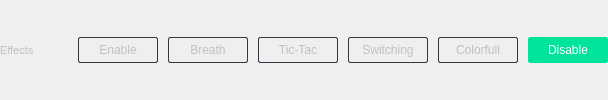
              <widget class="QFrame" name="frm_effcts">
               <property name="minimumSize">
                <size>
                 <width>0</width>
                 <height>30</height>
                </size>
               </property>
               <property name="frameShape">
                <enum>QFrame::NoFrame</enum>
               </property>
               <property name="frameShadow">
                <enum>QFrame::Plain</enum>
               </property>
               <property name="lineWidth">
                <number>0</number>
               </property>
               <layout class="QHBoxLayout" name="horizontalLayout_2">
                <property name="spacing">
                 <number>10</number>
                </property>
                <property name="leftMargin">
                 <number>0</number>
                </property>
                <property name="topMargin">
                 <number>0</number>
                </property>
                <property name="rightMargin">
                 <number>0</number>
                </property>
                <property name="bottomMargin">
                 <number>0</number>
                </property>
                <item>
                 <widget class="QLabel" name="lbl_effct_txt">
                  <property name="minimumSize">
                   <size>
                    <width>0</width>
                    <height>0</height>
                   </size>
                  </property>
                  <property name="maximumSize">
                   <size>
                    <width>16777215</width>
                    <height>16777215</height>
                   </size>
                  </property>
                  <property name="font">
                   <font>
                    <family>Tahoma</family>
                    <pointsize>8</pointsize>
                    <stylestrategy>PreferAntialias</stylestrategy>
                    <kerning>true</kerning>
                   </font>
                  </property>
                  <property name="styleSheet">
                   <string notr="true">color: silver;</string>
                  </property>
                  <property name="text">
                   <string>Effects</string>
                  </property>
                 </widget>
                </item>
                <item>
                 <spacer name="horizontalSpacer_5">
                  <property name="orientation">
                   <enum>Qt::Horizontal</enum>
                  </property>
                  <property name="sizeType">
                   <enum>QSizePolicy::Fixed</enum>
                  </property>
                  <property name="sizeHint" stdset="0">
                   <size>
                    <width>34</width>
                    <height>0</height>
                   </size>
                  </property>
                 </spacer>
                </item>
                <item>
                 <widget class="QPushButton" name="pshBttn_lghtnng_static">
                  <property name="minimumSize">
                   <size>
                    <width>80</width>
                    <height>26</height>
                   </size>
                  </property>
                  <property name="maximumSize">
                   <size>
                    <width>80</width>
                    <height>26</height>
                   </size>
                  </property>
                  <property name="font">
                   <font>
                    <family>Tahoma</family>
                    <pointsize>9</pointsize>
                    <stylestrategy>PreferAntialias</stylestrategy>
                   </font>
                  </property>
                  <property name="focusPolicy">
                   <enum>Qt::NoFocus</enum>
                  </property>
                  <property name="styleSheet">
                   <string notr="true">QPushButton {
	background-color: transparent;
	color: silver;
	padding: 5px 5px;
	border-color: #333742;
	border-style: solid;
	border-width: 1px;
	border-radius: 2px;
}
QPushButton:checked {
	background-color: #00E39B;
	color: white;
	border-color: #00E39B;
}
QPushButton:pressed {
	background-color: #00E39B;
	color: white;
	border-color: #00E39B;
}
QPushButton:disabled {
	color: #454950;
	border-color: #2b3139;
}
QPushButton:hover {
	border-color: #494d55;
}
QPushButton:checked:hover {
	background-color: #00E39B;
	color: white;
	border-color: #00E39B;
}
QPushButton:pressed:hover {
	background-color: #00E39B;
	color: white;
	border-color: #00E39B;
}
QPushButton:focus {
   outline: none;
}</string>
                  </property>
                  <property name="text">
                   <string>Enable</string>
                  </property>
                  <property name="icon">
                   <iconset resource="images.qrc">
                    <normaloff>:/images/icons/lightning/icon_enable_unchecked.png</normaloff>
                    <activeon>:/images/icons/lightning/icon_enable_checked.png</activeon>
                    <selectedoff>:/images/icons/lightning/icon_enable_unchecked.png</selectedoff>
                    <selectedon>:/images/icons/lightning/icon_enable_checked.png</selectedon>:/images/icons/lightning/icon_enable_unchecked.png</iconset>
                  </property>
                  <property name="checkable">
                   <bool>true</bool>
                  </property>
                  <property name="autoExclusive">
                   <bool>true</bool>
                  </property>
                 </widget>
                </item>
                <item>
                 <widget class="QPushButton" name="pshBttn_lghtnng_breath">
                  <property name="minimumSize">
                   <size>
                    <width>80</width>
                    <height>26</height>
                   </size>
                  </property>
                  <property name="maximumSize">
                   <size>
                    <width>80</width>
                    <height>26</height>
                   </size>
                  </property>
                  <property name="font">
                   <font>
                    <family>Tahoma</family>
                    <pointsize>9</pointsize>
                    <stylestrategy>PreferAntialias</stylestrategy>
                   </font>
                  </property>
                  <property name="focusPolicy">
                   <enum>Qt::NoFocus</enum>
                  </property>
                  <property name="styleSheet">
                   <string notr="true">QPushButton {
	background-color: transparent;
	color: silver;
	padding: 5px 5px;
	border-color: #333742;
	border-style: solid;
	border-width: 1px;
	border-radius: 2px;
}
QPushButton:checked {
	background-color: #00E39B;
	color: white;
	border-color: #00E39B;
}
QPushButton:pressed {
	background-color: #00E39B;
	color: white;
	border-color: #00E39B;
}
QPushButton:disabled {
	color: #454950;
	border-color: #2b3139;
}
QPushButton:hover {
	border-color: #494d55;
}
QPushButton:checked:hover {
	background-color: #00E39B;
	color: white;
	border-color: #00E39B;
}
QPushButton:pressed:hover {
	background-color: #00E39B;
	color: white;
	border-color: #00E39B;
}
QPushButton:focus {
   outline: none;
}</string>
                  </property>
                  <property name="text">
                   <string>Breath</string>
                  </property>
                  <property name="icon">
                   <iconset resource="images.qrc">
                    <normaloff>:/images/icons/lightning/icon_breath_unchecked.png</normaloff>
                    <activeon>:/images/icons/lightning/icon_breath_checked.png</activeon>
                    <selectedoff>:/images/icons/lightning/icon_breath_unchecked.png</selectedoff>
                    <selectedon>:/images/icons/lightning/icon_breath_checked.png</selectedon>:/images/icons/lightning/icon_breath_unchecked.png</iconset>
                  </property>
                  <property name="checkable">
                   <bool>true</bool>
                  </property>
                  <property name="autoExclusive">
                   <bool>true</bool>
                  </property>
                 </widget>
                </item>
                <item>
                 <widget class="QPushButton" name="pshBttn_lghtnng_tic_tac">
                  <property name="minimumSize">
                   <size>
                    <width>80</width>
                    <height>26</height>
                   </size>
                  </property>
                  <property name="maximumSize">
                   <size>
                    <width>80</width>
                    <height>26</height>
                   </size>
                  </property>
                  <property name="font">
                   <font>
                    <family>Tahoma</family>
                    <pointsize>9</pointsize>
                    <stylestrategy>PreferAntialias</stylestrategy>
                   </font>
                  </property>
                  <property name="focusPolicy">
                   <enum>Qt::NoFocus</enum>
                  </property>
                  <property name="styleSheet">
                   <string notr="true">QPushButton {
	background-color: transparent;
	color: silver;
	padding: 5px 5px;
	border-color: #333742;
	border-style: solid;
	border-width: 1px;
	border-radius: 2px;
}
QPushButton:checked {
	background-color: #00E39B;
	color: white;
	border-color: #00E39B;
}
QPushButton:pressed {
	background-color: #00E39B;
	color: white;
	border-color: #00E39B;
}
QPushButton:disabled {
	color: #454950;
	border-color: #2b3139;
}
QPushButton:hover {
	border-color: #494d55;
}
QPushButton:checked:hover {
	background-color: #00E39B;
	color: white;
	border-color: #00E39B;
}
QPushButton:pressed:hover {
	background-color: #00E39B;
	color: white;
	border-color: #00E39B;
}
QPushButton:focus {
   outline: none;
}</string>
                  </property>
                  <property name="text">
                   <string>Tic-Tac</string>
                  </property>
                  <property name="icon">
                   <iconset resource="images.qrc">
                    <normaloff>:/images/icons/lightning/icon_tic_tac_unchecked.png</normaloff>
                    <activeon>:/images/icons/lightning/icon_tic_tac_checked.png</activeon>
                    <selectedoff>:/images/icons/lightning/icon_tic_tac_unchecked.png</selectedoff>
                    <selectedon>:/images/icons/lightning/icon_tic_tac_checked.png</selectedon>:/images/icons/lightning/icon_tic_tac_unchecked.png</iconset>
                  </property>
                  <property name="checkable">
                   <bool>true</bool>
                  </property>
                  <property name="autoExclusive">
                   <bool>true</bool>
                  </property>
                 </widget>
                </item>
                <item>
                 <widget class="QPushButton" name="pshBttn_lghtnng_switching">
                  <property name="minimumSize">
                   <size>
                    <width>80</width>
                    <height>26</height>
                   </size>
                  </property>
                  <property name="maximumSize">
                   <size>
                    <width>80</width>
                    <height>26</height>
                   </size>
                  </property>
                  <property name="focusPolicy">
                   <enum>Qt::NoFocus</enum>
                  </property>
                  <property name="styleSheet">
                   <string notr="true">QPushButton {
	background-color: transparent;
	color: silver;
	padding: 5px 5px;
	border-color: #333742;
	border-style: solid;
	border-width: 1px;
	border-radius: 2px;
}
QPushButton:checked {
	background-color: #00E39B;
	color: white;
	border-color: #00E39B;
}
QPushButton:pressed {
	background-color: #00E39B;
	color: white;
	border-color: #00E39B;
}
QPushButton:disabled {
	color: #454950;
	border-color: #2b3139;
}
QPushButton:hover {
	border-color: #494d55;
}
QPushButton:checked:hover {
	background-color: #00E39B;
	color: white;
	border-color: #00E39B;
}
QPushButton:pressed:hover {
	background-color: #00E39B;
	color: white;
	border-color: #00E39B;
}
QPushButton:focus {
   outline: none;
}</string>
                  </property>
                  <property name="text">
                   <string>Switching</string>
                  </property>
                  <property name="checkable">
                   <bool>true</bool>
                  </property>
                  <property name="autoExclusive">
                   <bool>true</bool>
                  </property>
                 </widget>
                </item>
                <item>
                 <widget class="QPushButton" name="pshBttn_lghtnng_rgb">
                  <property name="minimumSize">
                   <size>
                    <width>80</width>
                    <height>26</height>
                   </size>
                  </property>
                  <property name="maximumSize">
                   <size>
                    <width>80</width>
                    <height>26</height>
                   </size>
                  </property>
                  <property name="font">
                   <font>
                    <family>Tahoma</family>
                    <pointsize>9</pointsize>
                    <stylestrategy>PreferAntialias</stylestrategy>
                   </font>
                  </property>
                  <property name="focusPolicy">
                   <enum>Qt::NoFocus</enum>
                  </property>
                  <property name="styleSheet">
                   <string notr="true">QPushButton {
	background-color: transparent;
	color: silver;
	padding: 5px 5px;
	border-color: #333742;
	border-style: solid;
	border-width: 1px;
	border-radius: 2px;
}
QPushButton:checked {
	background-color: #00E39B;
	color: white;
	border-color: #00E39B;
}
QPushButton:pressed {
	background-color: #00E39B;
	color: white;
	border-color: #00E39B;
}
QPushButton:disabled {
	color: #454950;
	border-color: #2b3139;
}
QPushButton:hover {
	border-color: #494d55;
}
QPushButton:checked:hover {
	background-color: #00E39B;
	color: white;
	border-color: #00E39B;
}
QPushButton:pressed:hover {
	background-color: #00E39B;
	color: white;
	border-color: #00E39B;
}
QPushButton:focus {
   outline: none;
}</string>
                  </property>
                  <property name="text">
                   <string>Colorfull</string>
                  </property>
                  <property name="icon">
                   <iconset resource="images.qrc">
                    <normaloff>:/images/icons/lightning/icon_colorfull_unchecked.png</normaloff>
                    <activeon>:/images/icons/lightning/icon_colorfull_checked.png</activeon>
                    <selectedoff>:/images/icons/lightning/icon_colorfull_unchecked.png</selectedoff>
                    <selectedon>:/images/icons/lightning/icon_colorfull_checked.png</selectedon>:/images/icons/lightning/icon_colorfull_unchecked.png</iconset>
                  </property>
                  <property name="checkable">
                   <bool>true</bool>
                  </property>
                  <property name="autoExclusive">
                   <bool>true</bool>
                  </property>
                 </widget>
                </item>
                <item>
                 <widget class="QPushButton" name="pshBttn_lghtnng_disable">
                  <property name="minimumSize">
                   <size>
                    <width>80</width>
                    <height>26</height>
                   </size>
                  </property>
                  <property name="maximumSize">
                   <size>
                    <width>80</width>
                    <height>26</height>
                   </size>
                  </property>
                  <property name="font">
                   <font>
                    <family>Tahoma</family>
                    <pointsize>9</pointsize>
                    <stylestrategy>PreferAntialias</stylestrategy>
                   </font>
                  </property>
                  <property name="focusPolicy">
                   <enum>Qt::NoFocus</enum>
                  </property>
                  <property name="styleSheet">
                   <string notr="true">QPushButton {
	background-color: transparent;
	color: silver;
	padding: 5px 5px;
	border-color: #333742;
	border-style: solid;
	border-width: 1px;
	border-radius: 2px;
}
QPushButton:checked {
	background-color: #00E39B;
	color: white;
	border-color: #00E39B;
}
QPushButton:pressed {
	background-color: #00E39B;
	color: white;
	border-color: #00E39B;
}
QPushButton:disabled {
	color: #454950;
	border-color: #2b3139;
}
QPushButton:hover {
	border-color: #494d55;
}
QPushButton:checked:hover {
	background-color: #00E39B;
	color: white;
	border-color: #00E39B;
}
QPushButton:pressed:hover {
	background-color: #00E39B;
	color: white;
	border-color: #00E39B;
}
QPushButton:focus {
   outline: none;
}</string>
                  </property>
                  <property name="text">
                   <string>Disable</string>
                  </property>
                  <property name="icon">
                   <iconset resource="images.qrc">
                    <normaloff>:/images/icons/lightning/icon_disable_unchecked.png</normaloff>
                    <activeon>:/images/icons/lightning/icon_disable_checked.png</activeon>
                    <selectedoff>:/images/icons/lightning/icon_disable_unchecked.png</selectedoff>
                    <selectedon>:/images/icons/lightning/icon_disable_checked.png</selectedon>:/images/icons/lightning/icon_disable_unchecked.png</iconset>
                  </property>
                  <property name="checkable">
                   <bool>true</bool>
                  </property>
                  <property name="checked">
                   <bool>true</bool>
                  </property>
                  <property name="autoExclusive">
                   <bool>true</bool>
                  </property>
                 </widget>
                </item>
                <item>
                 <spacer name="horizontalSpacer_6">
                  <property name="orientation">
                   <enum>Qt::Horizontal</enum>
                  </property>
                  <property name="sizeHint" stdset="0">
                   <size>
                    <width>0</width>
                    <height>0</height>
                   </size>
                  </property>
                 </spacer>
                </item>
               </layout>
              </widget>
